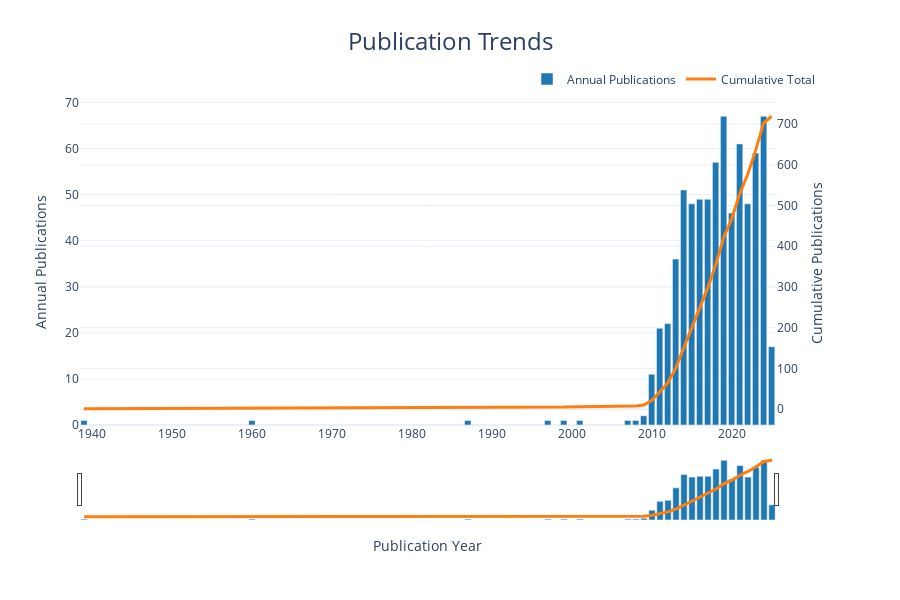

Write notebook code for a chart like this one.
### Code cell
#semantic scolar
fig, trend_data = visualize_filing_trends(sem_df)
fig.show()

### Figure 1 — Plotly figure (JSON) as saved in the notebook; plotly's stock layout.template omitted (floating-point values rounded to 4 significant figures)
{"data": [{"hovertemplate": "Year: %{x}<br>Annual: %{y}<extra></extra>", "marker": {"color": "#1f77b4"}, "name": "Annual Publications", "type": "bar", "x": [1939, 1960, 1987, 1997, 1999, 2001, 2007, 2008, 2009, 2010, 2011, 2012, 2013, 2014, 2015, 2016, 2017, 2018, 2019, 2020, 2021, 2022, 2023, 2024, 2025], "xaxis": "x", "y": [1, 1, 1, 1, 1, 1, 1, 1, 2, 11, 21, 22, 36, 51, 48, 49, 49, 57, 67, 46, 61, 48, 59, 67, 17], "yaxis": "y"}, {"hovertemplate": "Year: %{x}<br>Cumulative: %{y}<extra></extra>", "line": {"color": "#ff7f0e", "width": 3}, "name": "Cumulative Total", "type": "scatter", "x": [1939, 1960, 1987, 1997, 1999, 2001, 2007, 2008, 2009, 2010, 2011, 2012, 2013, 2014, 2015, 2016, 2017, 2018, 2019, 2020, 2021, 2022, 2023, 2024, 2025], "xaxis": "x", "y": [1, 2, 3, 4, 5, 6, 7, 8, 10, 21, 42, 64, 100, 151, 199, 248, 297, 354, 421, 467, 528, 576, 635, 702, 719], "yaxis": "y2"}], "layout": {"height": 600, "hovermode": "x unified", "legend": {"orientation": "h", "x": 1, "xanchor": "right", "y": 1.02, "yanchor": "bottom"}, "margin": {"t": 100}, "title": {"font": {"size": 24}, "text": "Publication Trends", "x": 0.5}, "xaxis": {"anchor": "y", "domain": [0, 0.94], "rangeselector": {"buttons": [{"count": 5, "label": "5y", "step": "year", "stepmode": "backward"}, {"count": 10, "label": "10y", "step": "year", "stepmode": "backward"}, {"step": "all"}]}, "rangeslider": {"visible": true}, "title": {"text": "Publication Year"}}, "yaxis": {"anchor": "x", "domain": [0, 1], "title": {"text": "Annual Publications"}}, "yaxis2": {"anchor": "x", "overlaying": "y", "side": "right", "title": {"text": "Cumulative Publications"}}}}
